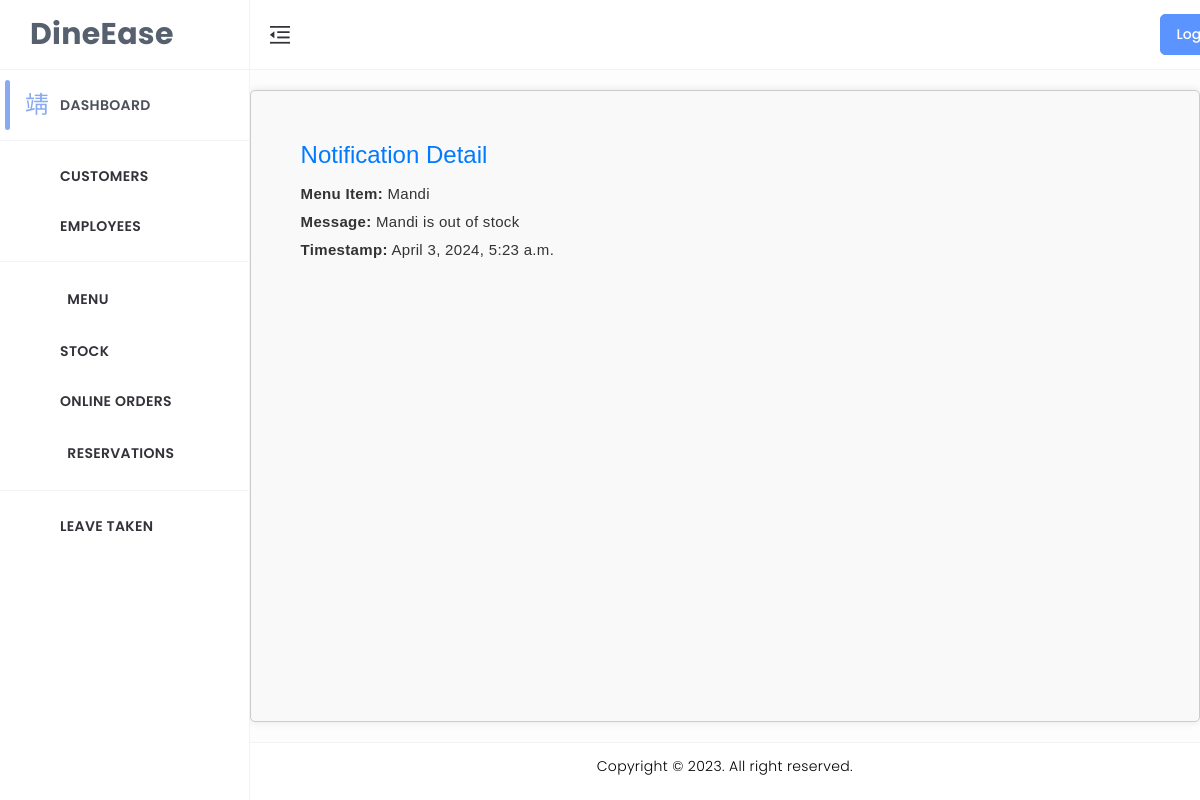
Page /notification/4/ on the committed database.
### home/models.py (models this page shows, shortened)
class Notification(models.Model):
    NOTIFICATION_TYPES = [
        ('out_of_stock', 'Out of Stock'),
        ('stock_decrease', 'Stock Decrease'),
    ]
    recipient = models.ForeignKey(CustomUser, on_delete=models.CASCADE, null=True, blank=True)
    menu_item = models.ForeignKey(menus, on_delete=models.CASCADE, null=True, blank=True)
    message = models.TextField()
    timestamp = models.DateTimeField(auto_now_add=True)
    is_read = models.BooleanField(default=False)
    notification_type = models.CharField(max_length=50, choices=NOTIFICATION_TYPES)

class menus(models.Model):
    CATEGORY_CHOICES = (
        ('Kerala', 'Kerala'),
        ('Chineese', 'Chineese'),
        ('North Indian', 'North Indian'),
        ('Arabian', 'Arabian'),
        ('Beverages', 'Beverages'),
    )
    SUBMENU_CHOICES = (
        ('Breads', 'Breads'),
        ('Curries', 'Curries'),
        ('Rice Dishes','Rice Dishes'),
        ('Appetizers','Appetizers'),
        ('Main Course','Main Course'),
        ('Breads & Accompaniments', 'Breads & Accompaniments'),
        ('Rolls & Grills','Rolls & Grills'),
        ('Hot Beverage','Hot Beverage'),
        ('Cold Beverage','Cold Beverage'),
    )
    SUB_SUBMENU_CHOICES = (
        ('Vegetarian', 'Vegetarian'),
        ('Non-Vegetarian', 'Non-Vegetarian'),
        ('Water-based','Water-based'),
        ('Milk-based','Milk-based')
    )
    name = models.CharField(max_length=100)
    category = models.CharField(max_length=50, choices=CATEGORY_CHOICES, default='')
    submenu = models.CharField(max_length=50, choices=SUBMENU_CHOICES, default='', blank=True)
    sub_submenu = models.CharField(max_length=50, choices=SUB_SUBMENU_CHOICES, default='', blank=True)
    desc = models.CharField(max_length=300)
    price = models.FloatField()
    img = models.ImageField(upload_to='menus/', blank=True, null=True)
    active = models.BooleanField(default=True)

### home/views.py (the view)
# urls.py: path('notification/<int:notification_id>/', notification_detail, name='notification_detail'),
def notification_detail(request, notification_id):
    notification = get_object_or_404(Notification, id=notification_id)
    if not notification.is_read:
        notification.is_read = True
        notification.save()
    notifications = Notification.objects.filter(notification_type='out_of_stock')
    return render(request, 'admin_dashboard/notification_detail.html', {'notification': notification, 'notifications': notifications})

### templates/admin_dashboard/notification_detail.html (shortened to what this page needs)
{% load static %}
<!DOCTYPE html>
<html lang="en" dir="ltr">
<head>
	<link href="{% static 'assets/css/materialdesignicons.min.css' %}" rel="stylesheet" />
	<link href="{% static 'assets/plugins/daterangepicker/daterangepicker.css'  %}" rel="stylesheet">
	<link href="{% static 'assets/plugins/simplebar/simplebar.css' %}" rel="stylesheet" />
	<link id="{% static 'style.css' %}" href="{% static 'assets/css/style.css' %}" rel="stylesheet" />
</head>
<body class="ec-header-fixed ec-sidebar-fixed ec-sidebar-light ec-header-light" id="body">
	<div class="wrapper">
		<div class="ec-left-sidebar ec-bg-sidebar">
			<div id="sidebar" class="sidebar ec-sidebar-footer">
				<div class="ec-brand">
					<a href="admin_index ">
						<span class="ec-brand-name text-truncate">DineEase</span>
					</a>
				</div>
				<div class="ec-navigation" data-simplebar>
					<ul class="nav sidebar-inner" id="sidebar-menu">
						<li class="active">
							<a class="sidenav-item-link" href="{% url 'admin_index' %}">
								<i class="mdi mdi-view-dashboard-outline"></i>
								<span class="nav-text">Dashboard</span>
							</a>
							<hr>
						</li>
						<li class="has-sub">
							<a class="sidenav-item-link" href="{% url 'user_list' %}">
								<i class="mdi mdi-account-multiple-outline"></i>
								<span class="nav-text">Customers</span>
							</a>
						</li>
						<li class="has-sub">
							<a class="sidenav-item-link" href="{% url 'emp_list' %}" id="Listemp">
								<i class="mdi mdi-account-multiple-outline"></i>
								<span class="nav-text">Employees</span>
							</a>
							<hr>
						</li>
						<li class="has-sub">
							<a class="sidenav-item-link" href="javascript:void(0)">
								<i class="mdi mdi-food mdi-36px"></i>&ensp;
								<span class="nav-text">Menu</span> <b class="caret"></b>
							</a>
						</li>
						<li class="has-sub">
							<a class="sidenav-item-link" href="{% url 'stock_view' %}">
								<i class="mdi mdi-cart-outline mdi-34px"></i>
								<span class="nav-text">Stock </span>
							</a>
						</li>
						<li class="has-sub">
							<a class="sidenav-item-link" href="{% url 'order_list' %}">
								<i class="mdi mdi-cart-outline mdi-34px"></i>
								<span class="nav-text">Online Orders</span>
							</a>
						</li>
						<li class="has-sub">
							<a class="sidenav-item-link" href="{% url 'ad_booking_lists' %}">
								<i class="mdi mdi-food-variant mdi-36px"></i>&ensp;
								<span class="nav-text">Reservations</span>
							</a>
						</li>
						<hr>
						<li class="has-sub">
							<a class="sidenav-item-link" href="{% url 'empLeave_list' %}">
								<i class="mdi mdi-receipt"></i>
								<span class="nav-text">Leave Taken</span>
							</a>
						</li>
					</ul>
				</div>
			</div>
		</div>
		<div class="ec-page-wrapper">
			<header class="ec-main-header" id="header">
				<nav class="navbar navbar-static-top navbar-expand-lg">
					<button id="sidebar-toggler">
						<img src="{% static 'assets/img/icons/clops.png' %}" alt="">
					</button>
					<div class="navbar-right">
						<ul class="nav navbar-nav">
							<form method="post" action="{% url 'admin_login' %}">
								<button type="submit" class="btn btn-primary" style="margin-left: 850px;">Logout</button>
							</form>
						</ul>
					</div>
				</nav>
			</header>
			<div class="ec-content-wrapper">
				<div class="content">
					<h1>Notification Detail</h1>
					<div>
						<p><strong>Menu Item:</strong> {{ notification.menu_item.name }}</p>
						<p><strong>Message:</strong> {{ notification.message }}</p>
						<p><strong>Timestamp:</strong> {{ notification.timestamp }}</p>
					</div>
				</div>
			</div>
			<footer class="footer mt-auto">
				<div class="copyright bg-white">
					<p>
						Copyright © 2023. All right reserved.
					</p>
				</div>
			</footer>
		</div>
	</div>
</body>
</html>

### templates/admin_dashboard/notification_detail.html (style rules this page uses)
.ec-content-wrapper { background-color: #f9f9f9; border: 1px solid #ccc; border-radius: 5px; padding: 20px; margin: 20px 0; box-shadow: 0 0 10px rgba(0, 0, 0, 0.1); }
.content { font-family: Arial, sans-serif; color: #333; }
h1 { font-size: 24px; margin-bottom: 15px; color: #007bff; }
p { margin-bottom: 10px; }
strong { font-weight: bold; }

### rows in the picture
Notification: menu_item.name "Mandi", message "Mandi is out of stock", timestamp "April 3, 2024, 5:23 a.m."
